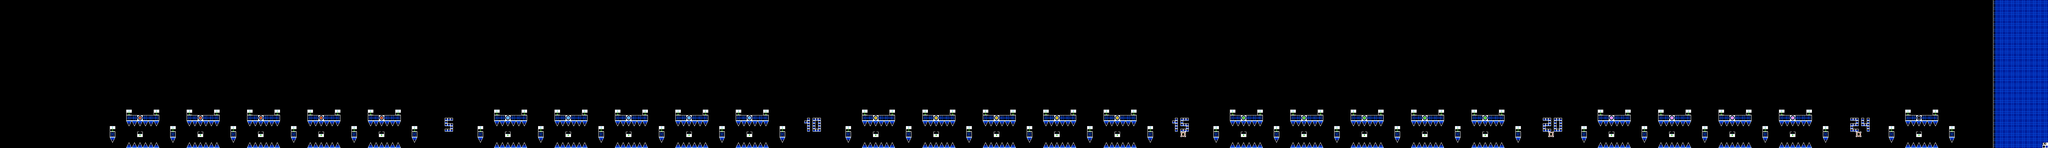

A level layout from a 2D game, rendered from its tile map. Below: a short description, then the map file with tile-grid data replaced by summaries:
An orthogonal 373x27 tile map with 16x16 px tiles, 2 tile layers (SP, ...), 2 hidden layers not drawn, 2 tilesets.

<map version="1.10" tiledversion="1.11.2" orientation="orthogonal" renderorder="right-down" width="373" height="27" tilewidth="16" tileheight="16" infinite="0" nextlayerid="5" nextobjectid="1">
 <editorsettings>
  <chunksize width="16" height="27" />
  <export target="../LEVELS/LEVEL DATA/decode.csv" format="csv" />
 </editorsettings>
 <tileset firstgid="1" name="sprites" tilewidth="16" tileheight="16" tilecount="256" columns="16">
  <image source="../../../GRAPHICS/sprites.png" width="256" height="256" />
 </tileset>
 <tileset firstgid="257" name="famidash" tilewidth="16" tileheight="16" tilecount="256" columns="16">
  <image source="../../../GRAPHICS/famidash.bmp" width="256" height="256" />
 </tileset>
 <imagelayer id="3" name="Image Layer 1" visible="0" parallaxx="0.9" parallaxy="0.9" repeatx="1" repeaty="1">
  <image source="../../../GRAPHICS/Old/parallax Blue.bmp" width="144" height="72" />
 </imagelayer>
 <imagelayer id="4" name="Image Layer 2" visible="0" offsetx="0" offsety="432" repeatx="1">
  <image source="../../../GRAPHICS/ground.bmp" width="64" height="128" />
 </imagelayer>
 <layer id="1" width="373" height="27">
  <data>[10071 cells, 831 non-empty, 13 distinct tile ids]</data>
 </layer>
 <layer id="2" name="SP" width="373" height="27">
  <data>[10071 cells, 135 non-empty, 12 distinct tile ids]</data>
 </layer>
</map>
